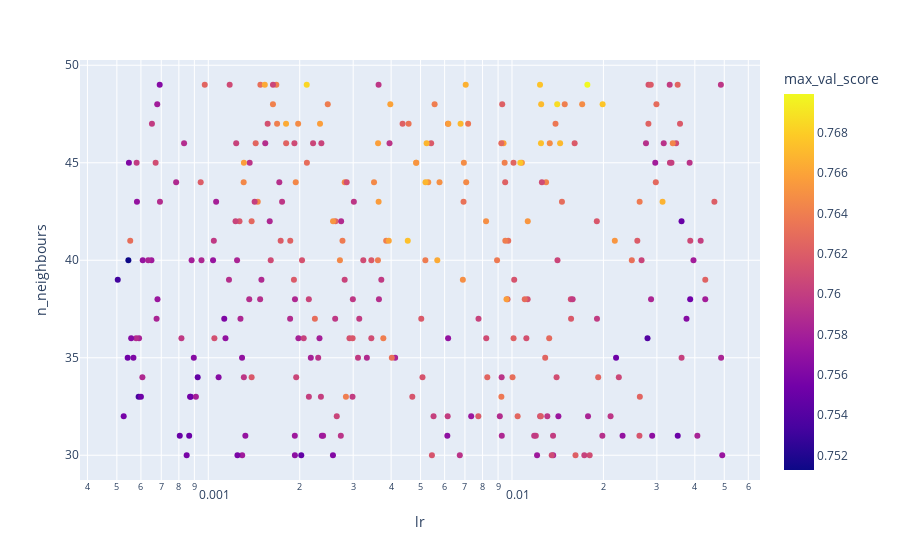

The notebook cell saved with this chart:
### Code cell
round_2_results = pd.read_excel('LUNOT Hyperparameter Search.xlsx', sheet_name='Round 2', index_col=0)
px.scatter(round_2_results, x='lr', log_x=True, y='n_neighbours', color='max_val_score')

### Figure 1 — Plotly figure (JSON) as saved in the notebook; plotly's stock layout.template omitted (floating-point values rounded to 4 significant figures; data arrays with more than 128 entries replaced by an {"elided": "..."} marker saying what was removed)
{"data": [{"hovertemplate": "lr=%{x}<br>n_neighbours=%{y}<br>max_val_score=%{marker.color}<extra></extra>", "legendgroup": "", "marker": {"color": {"elided": "300 float values"}, "coloraxis": "coloraxis", "symbol": "circle"}, "mode": "markers", "name": "", "orientation": "v", "showlegend": false, "type": "scatter", "x": {"elided": "300 float values"}, "xaxis": "x", "y": {"elided": "300 int values"}, "yaxis": "y"}], "layout": {"coloraxis": {"colorbar": {"title": {"text": "max_val_score"}}, "colorscale": [[0, "#0d0887"], [0.1111, "#46039f"], [0.2222, "#7201a8"], [0.3333, "#9c179e"], [0.4444, "#bd3786"], [0.5556, "#d8576b"], [0.6667, "#ed7953"], [0.7778, "#fb9f3a"], [0.8889, "#fdca26"], [1, "#f0f921"]]}, "legend": {"tracegroupgap": 0}, "margin": {"t": 60}, "xaxis": {"anchor": "y", "domain": [0, 1], "title": {"text": "lr"}, "type": "log"}, "yaxis": {"anchor": "x", "domain": [0, 1], "title": {"text": "n_neighbours"}}}}
